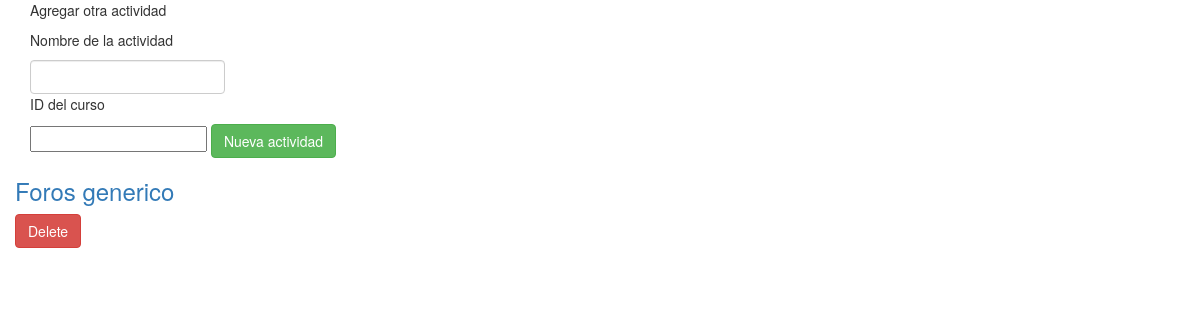
/cursos/1, run on an earlier commit of the app's database.
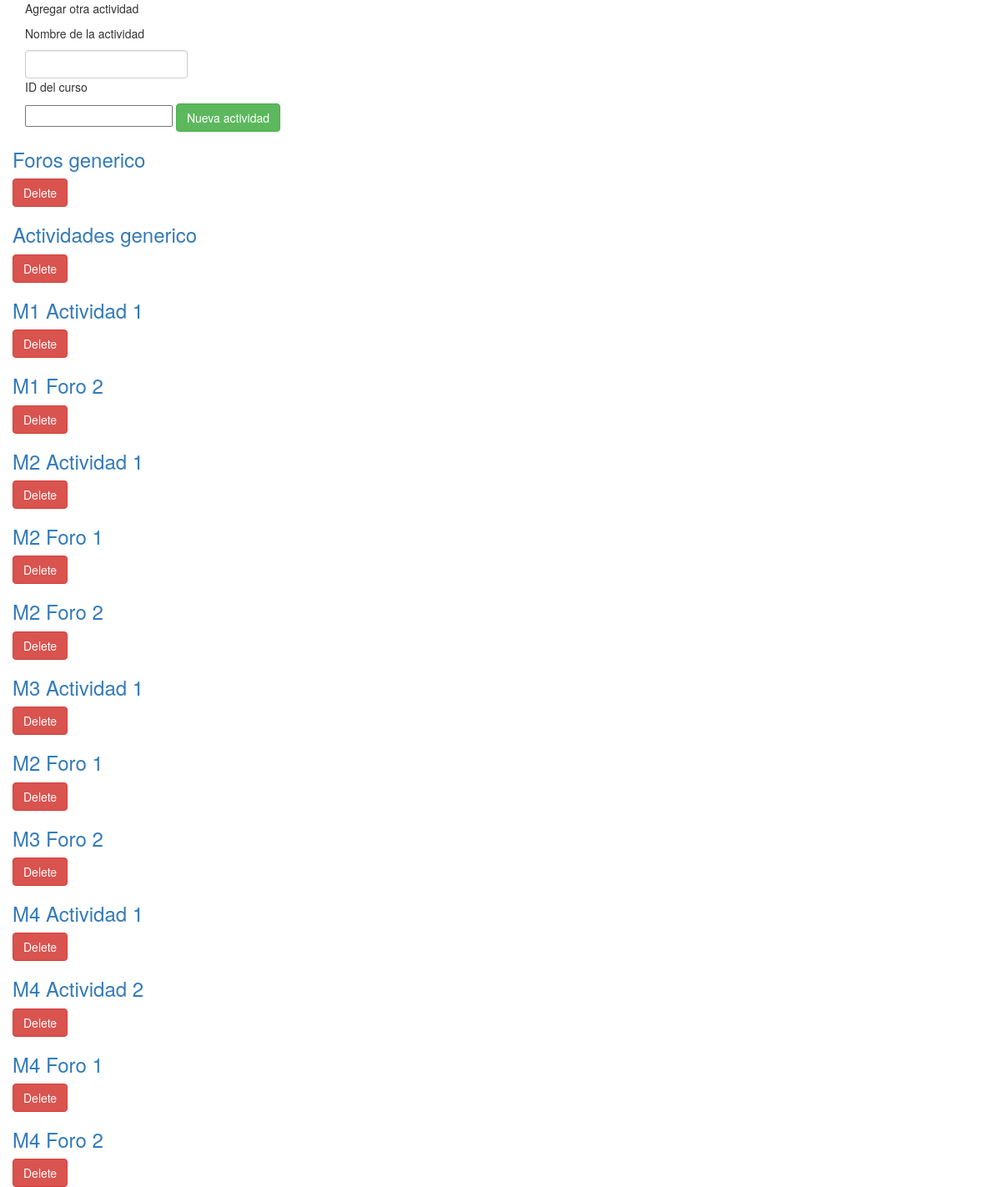
And on a later commit of the database.
### feedbackinator/models.py (models this page shows)
class Actividades(db.Model):
	id = db.Column(db.Integer, primary_key=True)
	nombre = db.Column(db.String(50), nullable=False)
	curso = db.Column(db.Integer, db.ForeignKey("cursos.id"), nullable=False)
	feedback = db.relationship("Feedback", backref="actividades", lazy=True)
	def __repr__(self):
		return self.nombre

### feedbackinator/routes.py (the view)
@app.route("/cursos/<curso>")
def cursos(curso):
	actividades = Actividades.query.filter_by(curso=curso).all()
	curso_actual = curso
	return render_template("cursos.html", actividades=actividades, curso=curso_actual)

### feedbackinator/templates/cursos.html
{% extends "base.html" %}
{% block content %}
	<div class="container mt-3 mb-5">
        <p>Agregar otra actividad</p>
        <form class="form-inline my-2 my-lg-0" action="/nuevaactividad" method="POST">
        <p>Nombre de la actividad</p>
        <input type="text", id="nombreactividad", class="form-control", name="nombreactividad" required>
        <p>ID del curso</p>
        <input type="text", id="nombrecurso", name="nombrecurso" required>
        <button type="submit" class="btn btn-success">Nueva actividad</button>
        </form>
    </div>
	{% if actividades is not none %}
        {% for actividad in actividades %}
        <div class="container">
            <div class="row mb-3">
                <div class="col">
                    <h3><a href="/feedback/{{ actividad.id }}">{{ actividad }}</a></h3>
                </div>
                <div class="col">
                    <form class="form-inline my2 my-lg-0" action="/borraractividad/{{ actividad.id }}">
                        <input type="submit" value="Delete" class="btn btn-danger">
                    </form>
                </div>
            </div>
        </div>
        {% endfor %}
    {% else %}
        <div class="container">
            <h4>Todavía no hay ninguna actividad.</h4>
        </div>
    {% endif %}
{% endblock %}

### feedbackinator/templates/base.html (shortened to what this page needs)
<!doctype html>
<html lang="en">
  <head>
    <link rel="stylesheet" href="https://stackpath.bootstrapcdn.com/bootstrap/3.4.1/css/bootstrap.min.css">
  </head>
  {% block content %}
  {% endblock %}
  </body>
</html>

What changed in the data, as far as the page shows it:
added Actividades: nombre "Actividades generico"
added Actividades: nombre "M1 Actividad 1"
added Actividades: nombre "M1 Foro 2"
added Actividades: nombre "M2 Actividad 1"
added Actividades: nombre "M2 Foro 1"
added Actividades: nombre "M2 Foro 2"
added Actividades: nombre "M3 Actividad 1"
added Actividades: nombre "M2 Foro 1"
added Actividades: nombre "M3 Foro 2"
added Actividades: nombre "M4 Actividad 1"
added Actividades: nombre "M4 Actividad 2"
added Actividades: nombre "M4 Foro 1"
added Actividades: nombre "M4 Foro 2"
